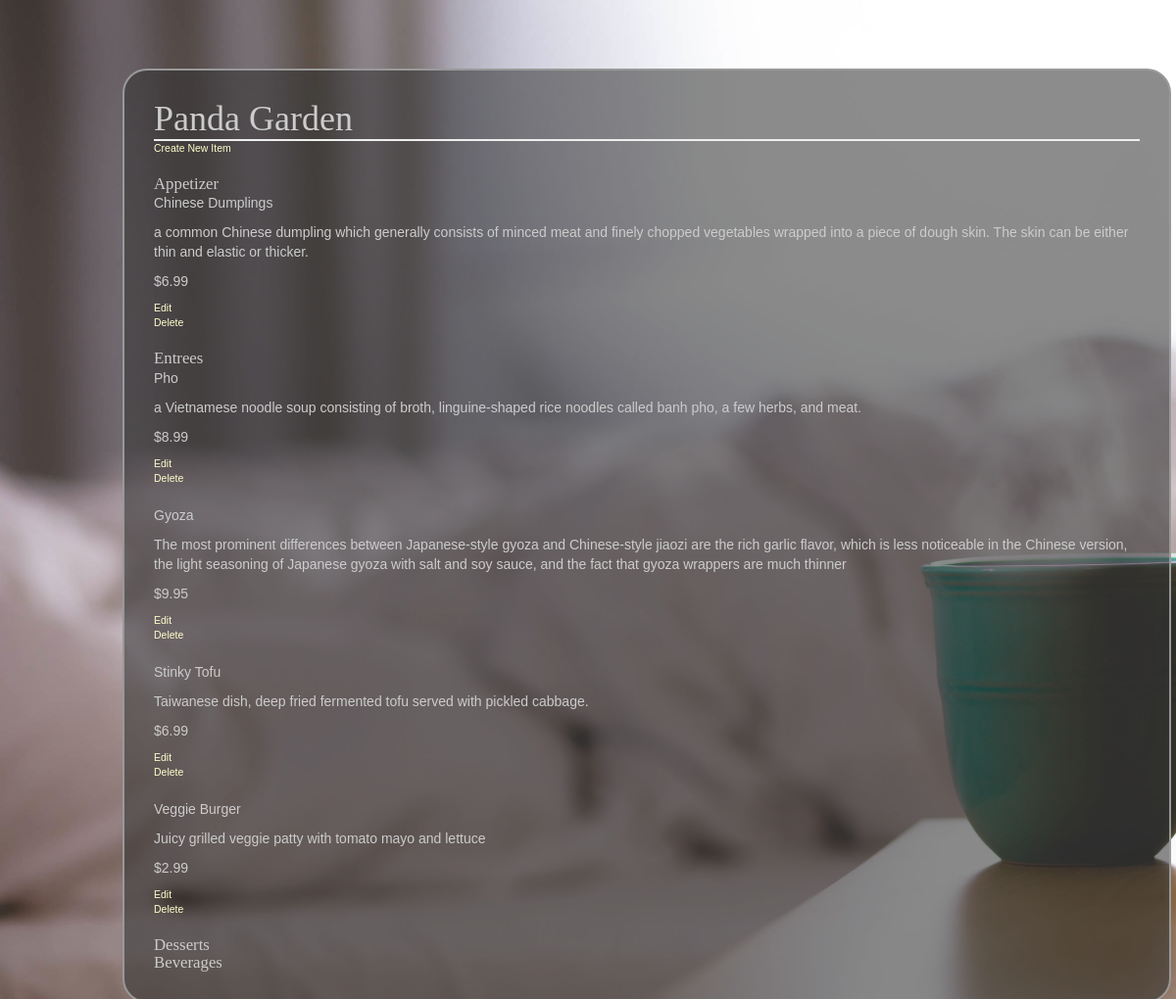
Page /restaurant/4/menu/ on the committed database.
### Lesson4/database_setup.py (models this page shows, shortened)
class Restaurant(Base):
	__tablename__ = 'restaurant'
	id = Column(Integer,primary_key=True)
	name = Column(String(250),nullable=False)

class MenuItem(Base):
	__tablename__ = 'menu_item'
	id = Column(Integer,primary_key=True)
	name = Column(String(250),nullable=False)
	description = Column(String(250))
	price = Column(String(8))
	course = Column(String(250))
	restaurant_id = Column(Integer, ForeignKey('restaurant.id'))
	restaurant = relationship(Restaurant)

### Lesson4/finalproject.py (the view)
@app.route("/restaurant/<int:restaurant_id>/")
@app.route("/restaurant/<int:restaurant_id>/menu/")
def showMenu(restaurant_id):
	restaurant = session.query(Restaurant).filter_by(id = restaurant_id).one()
	items = session.query(MenuItem).filter_by(restaurant_id = restaurant_id).all()
	return render_template("showMenu.html",items=items,restaurant=restaurant)

### Lesson4/templates/showMenu.html (shortened to what this page needs)
<html>
	<head>
		<link rel="stylesheet" href="https://maxcdn.bootstrapcdn.com/bootstrap/3.3.5/css/bootstrap.min.css">
		<link rel="stylesheet" type=text/css href='{{url_for("static",filename="styles.css")}}'>
	</head>
	<body>
		<div class='pane'>
			<h1>{{restaurant.name}}</h1>
			{% if items !=[] %}
			<a href="{{url_for('newMenuItem',restaurant_id = restaurant.id)}}">Create New Item</a>
			<h2>Appetizer</h2>
			{% for i in items %}
				{% if i.course == 'Appetizer' %}
					<p>{{i.name}}</p>
					<p>{{i.description}}</p>
					<p>{{i.price}}</p>
					<a href='{{url_for('editMenuItem',restaurant_id = restaurant.id,menu_id=i.id)}}'>Edit</a>
					<a href='{{url_for('deleteMenuItem',restaurant_id = restaurant.id, menu_id = i.id)}}'>Delete</a>
				{% endif %}
			{% endfor %}
			<h2>Entrees</h2>
			{% for i in items %}
				{% if i.course == 'Entree' %}
					<p>{{i.name}}</p>
					<p>{{i.description}}</p>
					<p>{{i.price}}</p>
					<a href='{{url_for('editMenuItem',restaurant_id = restaurant.id,menu_id=i.id)}}'>Edit</a>
					<a href='{{url_for('deleteMenuItem',restaurant_id = restaurant.id, menu_id = i.id)}}'>Delete</a>
				{% endif %}
			{% endfor %}
			<h2>Desserts</h2>
			<h2>Beverages</h2>
			{% else %}
			<p>There is currently no menu items.</p>
			<a href='{{url_for('newMenuItem',restaurant_id = restaurant.id)}}'>Create New Item</a>
			{% endif %}
		</div>
	</body>
</html>

### Lesson4/static/styles.css (style rules this page uses)
body { font-family: sans-serif; background-color: #333333; background-image: url('background-img.jpeg'); background-repeat: no-repeat; background-size: cover; }
h1, h2, h3, h4 { color: #CCCCCC; }
h1, h2 { font-family: 'Georgia', serif; margin: 0; }
h1 { border-bottom: 2px solid #eee; }
h2 { font-size: 1.2em; }
p { color: #CCCCCC; }
a { text-decoration: none; color:#FFFFCC; font-size: .75em; }
.pane { position:absolute; left: 10%; border: 2px solid; border-radius: 25px; padding: 30px; margin: 5px; margin-top: 70px; border-color: #999999; background-color: rgba(51, 51, 51, 0.56); }

### rows in the picture
Restaurant: name "Panda Garden"
MenuItem: name "Chinese Dumplings", description "a common Chinese dumpling which generally consists of minced meat and finely chopped vegetables wrapped into a piece of dough skin. The skin can be either thin and elastic or thicker.", price "$6.99"
MenuItem: name "Pho", description "a Vietnamese noodle soup consisting of broth, linguine-shaped rice noodles called banh pho, a few herbs, and meat.", price "$8.99"
MenuItem: name "Gyoza", description "The most prominent differences between Japanese-style gyoza and Chinese-style jiaozi are the rich garlic flavor, which is less noticeable in the Chinese version, the light seasoning of Japanese gyoza with salt and soy sauce, and the fact that gyoza wrappers are much thinner", price "$9.95"
MenuItem: name "Stinky Tofu", description "Taiwanese dish, deep fried fermented tofu served with pickled cabbage.", price "$6.99"
MenuItem: name "Veggie Burger", description "Juicy grilled veggie patty with tomato mayo and lettuce", price "$2.99"
